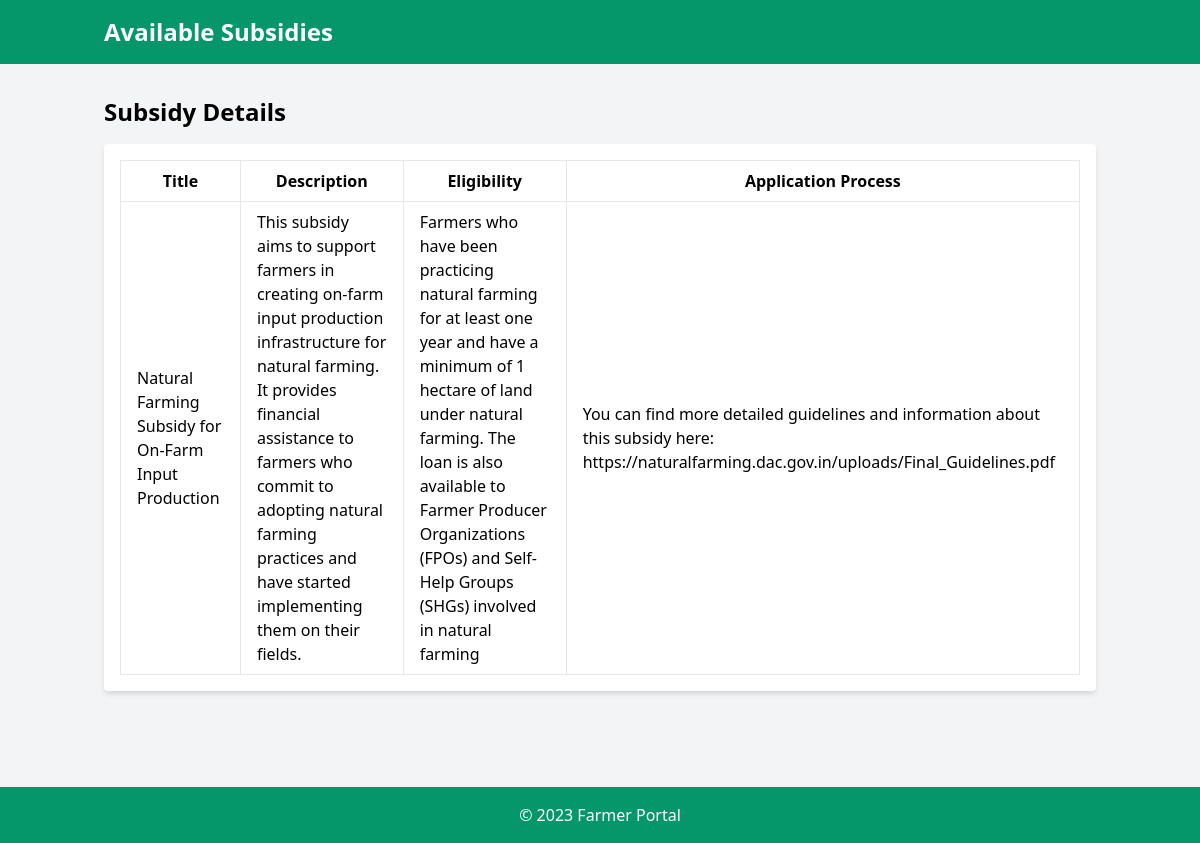
The page /farmer/subsides.php (signed in) on the database its author committed.
### tables this page shows
CREATE TABLE
    IF NOT EXISTS subsidies (
        id INT AUTO_INCREMENT PRIMARY KEY,
        title VARCHAR(255) NOT NULL,
        description TEXT NOT NULL,
        eligibility_criteria TEXT NOT NULL,
        application_process TEXT NOT NULL,
        created_at TIMESTAMP DEFAULT CURRENT_TIMESTAMP
    );

### farmer/subsides.php (the view, shortened to what this page needs)
<?php
require_once '../includes/db_connect.php';
$stmt = $pdo->query("SELECT * FROM subsidies ORDER BY created_at DESC");
$subsidies = $stmt->fetchAll(PDO::FETCH_ASSOC);
?>
<!DOCTYPE html>
<html lang="en">
<head>
    <link href="https://cdn.jsdelivr.net/npm/tailwindcss@2.2.19/dist/tailwind.min.css" rel="stylesheet">
</head>
<body class="bg-gray-100">
    <header class="bg-green-600 text-white py-4">
        <div class="container mx-auto px-4">
            <h1 class="text-2xl font-bold">Available Subsidies</h1>
        </div>
    </header>
    <main class="container mx-auto px-4 py-8">
        <section id="subsidiesList" class="mb-8">
            <h2 class="text-2xl font-bold mb-4">Subsidy Details</h2>
            <div class="bg-white p-4 rounded shadow-md">
                <?php if (count($subsidies) > 0): ?>
                    <table class="w-full table-auto border-collapse">
                        <thead>
                            <tr>
                                <th class="border px-4 py-2">Title</th>
                                <th class="border px-4 py-2">Description</th>
                                <th class="border px-4 py-2">Eligibility</th>
                                <th class="border px-4 py-2">Application Process</th>
                            </tr>
                        </thead>
                        <tbody>
                            <?php foreach ($subsidies as $subsidy): ?>
                                <tr>
                                    <td class="border px-4 py-2"><?= htmlspecialchars($subsidy['title']) ?></td>
                                    <td class="border px-4 py-2"><?= htmlspecialchars($subsidy['description']) ?></td>
                                    <td class="border px-4 py-2"><?= htmlspecialchars($subsidy['eligibility_criteria']) ?></td>
                                    <td class="border px-4 py-2"><?= htmlspecialchars($subsidy['application_process']) ?></td>
                                </tr>
                            <?php endforeach; ?>
                        </tbody>
                    </table>
                <?php else: ?>
                    <p class="text-gray-600">No subsidies available at the moment.</p>
                <?php endif; ?>
            </div>
        </section>
    </main>
    <footer class="bg-green-600 text-white py-4 mt-8">
        <div class="container mx-auto px-4 text-center">
            &copy; 2023 Farmer Portal
        </div>
    </footer>
</body>
</html>

### rows shown on the page
subsidies: title "Natural Farming Subsidy for On-Farm Input Production", description "This subsidy aims to support farmers in creating on-farm input production infrastructure for natural farming. It provides financial assistance to farmers who commit to adopting natural farming practices and have started implementing them on their fields.", eligibility_criteria "Farmers who have been practicing natural farming for at least one year and have a minimum of 1 hectare of land under natural farming. The loan is also available to Farmer Producer Organizations (FPOs) and Self-Help Groups (SHGs) involved in natural farming", application_process "You can find more detailed guidelines and information about this subsidy here: https://naturalfarming.dac.gov.in/uploads/Final_Guidelines.pdf"
